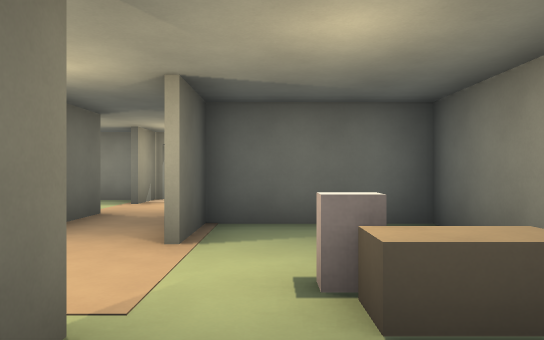
view 1 (above)

23 first-person views from a walk through a 3-D level made in the Godot game engine. The camera is 1.5 m above the floor, looks level and sees 70° across. The floor is counted in squares, 2 m on a side. Each view is taken from the middle of a square. On the plan, view 1 faces up. The plan holds only what a view shows up to about 12 squares ahead; the rest is blank. The place goes on beyond the plan. Surface patterns are stand-ins for the level's own textures.

view 2
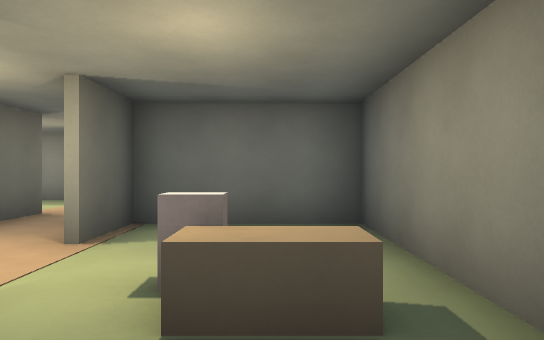

view 3
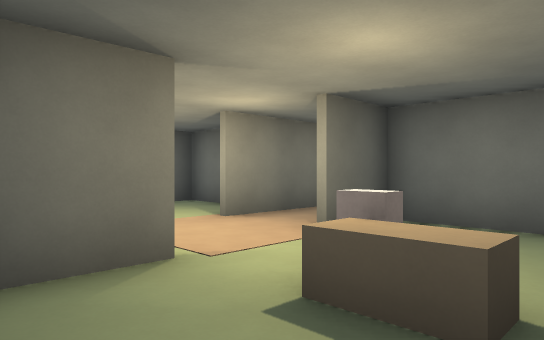

view 4
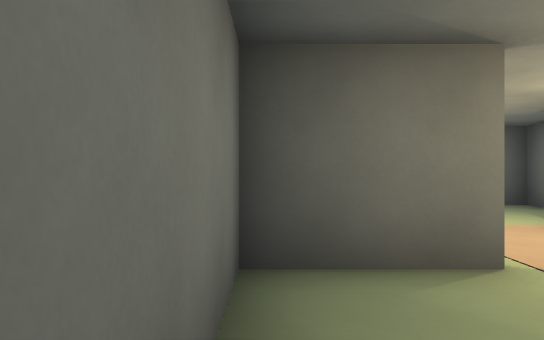

view 5
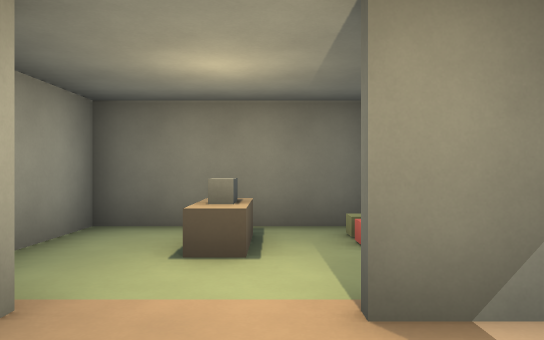

view 6
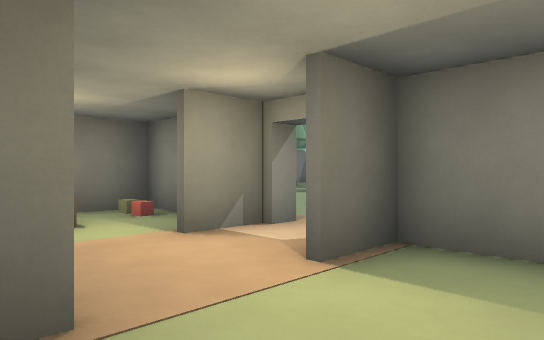

view 7
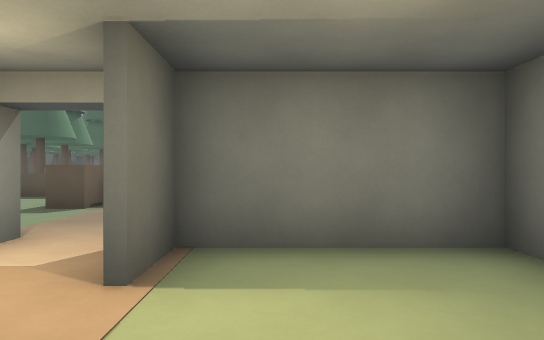

view 8
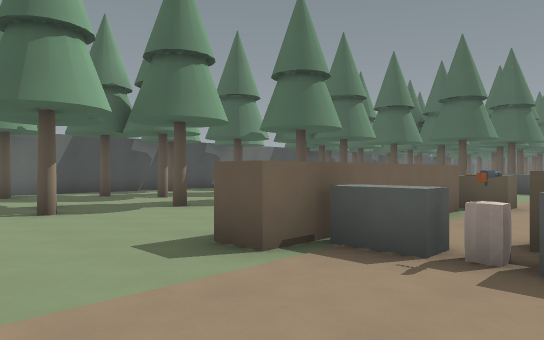

view 9
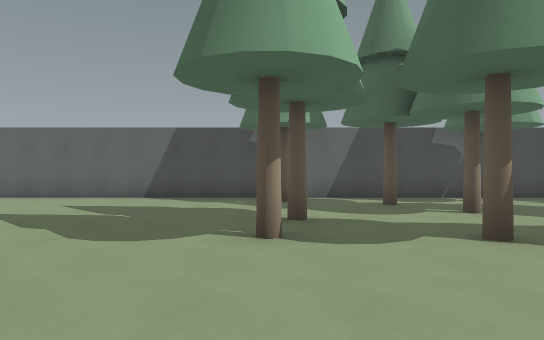

view 10
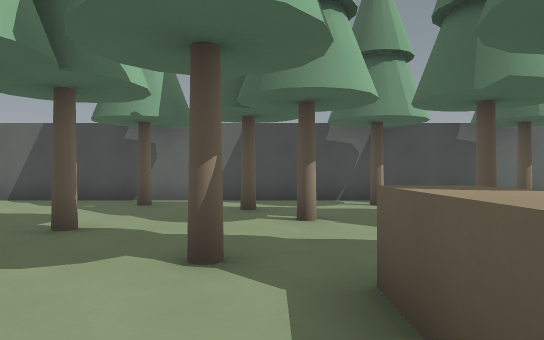

view 11
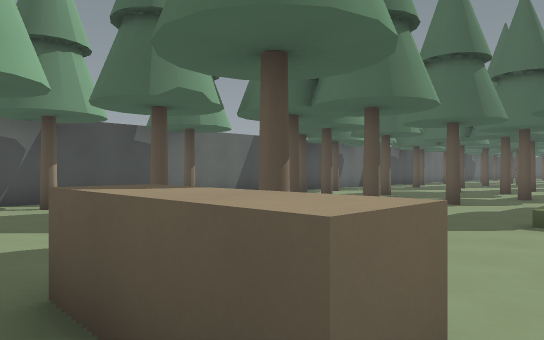

view 12
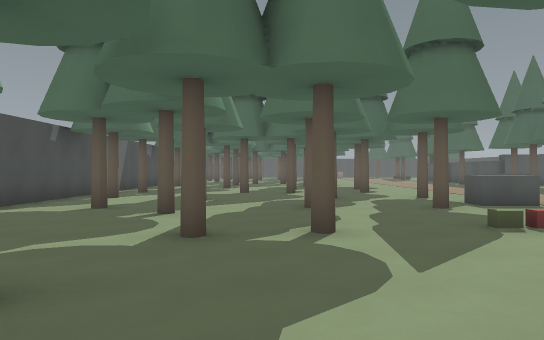

view 13
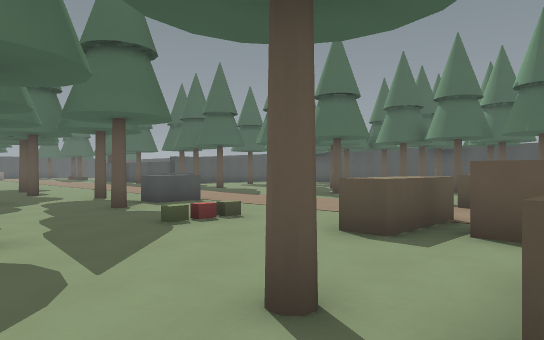

view 14
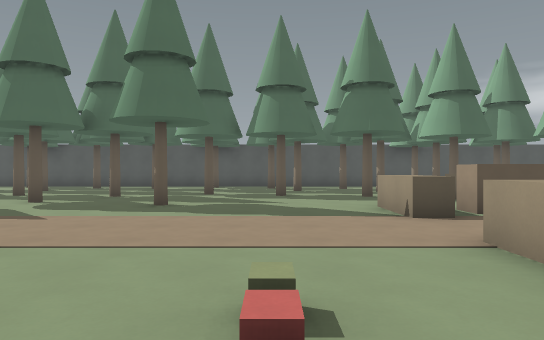

view 15
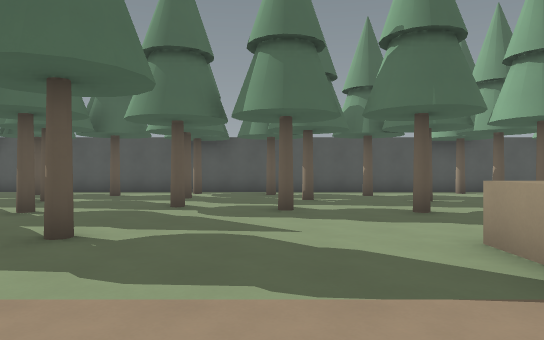

view 16
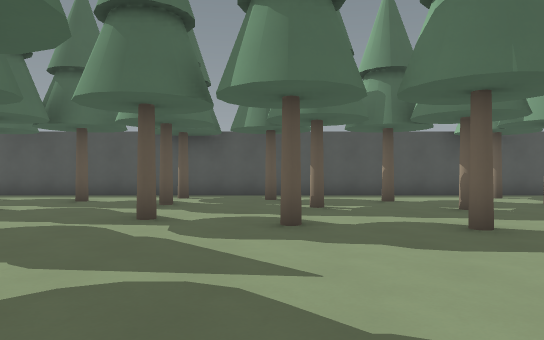

view 17
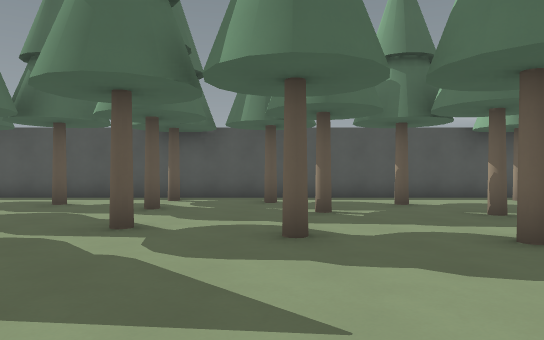

view 18
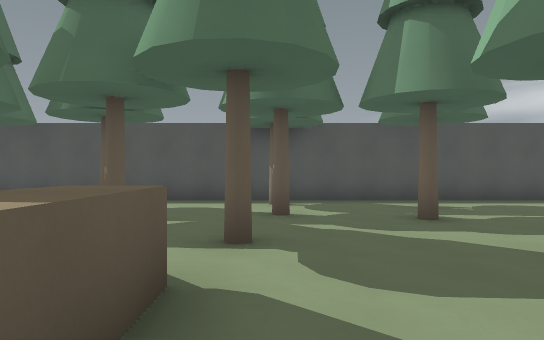

view 19
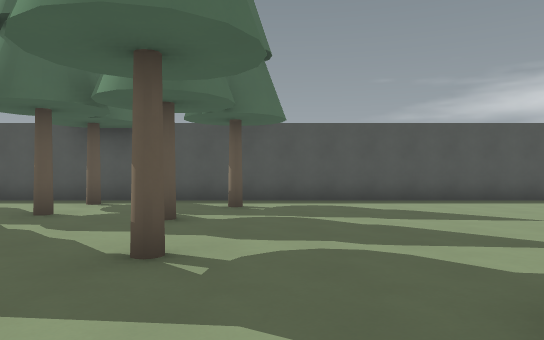

view 20
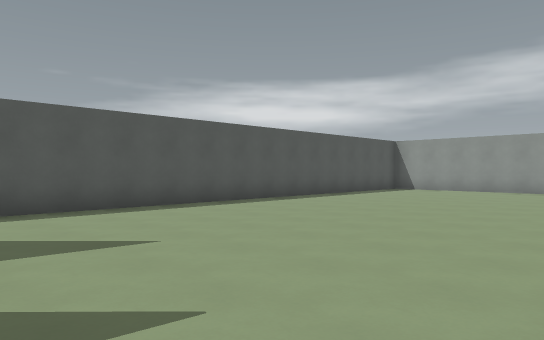

view 21
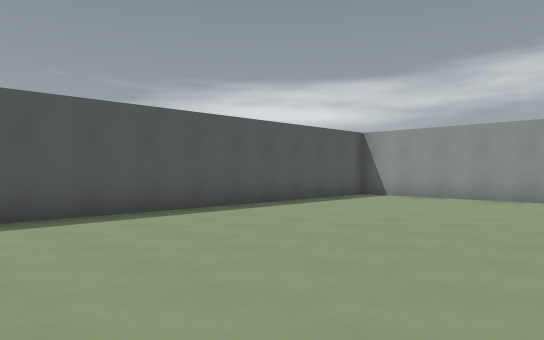

view 22
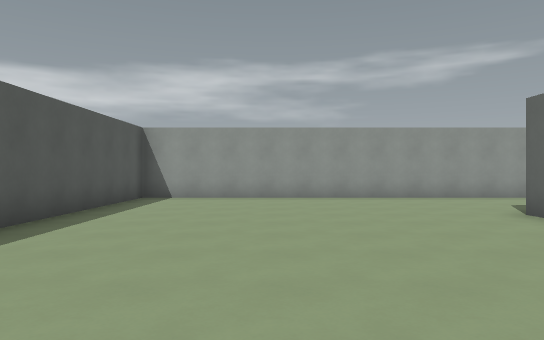

view 23
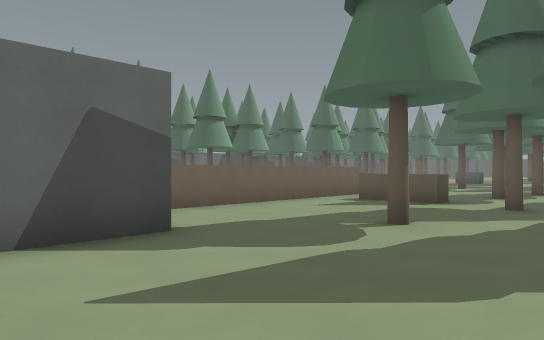

### Floor plan
Key: @ floor where view 1 was taken; # wall or solid block; . floor; ^ raised ledge; B block; O other object.
Columns run from 15 left of view 1 to 11 right of it. Each row starts with its distance up from view 1.
 29 # ..........      ... ....#
 28 #.#.........    ..........#
 27 #...#...#.#.   ..#........#
 26 #..........^.......#......#
 25 #..#...#.#................#
 24 #...#...........#...#..#..#
 23 # ........................#
 22 # .....#.OB........#....#.#
 21 # #..#................#...#
 20 #.  ......................#
 19 #...#.....BBB.BBB..#....#.#
 18 #.#........#.. #......#...#
 17 #...#...^^ #.. #.^^.......#
 16 #..#.......#.. #....#..#..#
 15 #......#...#..^#..........#
 14 #..........#^O^#..........#
 13 #.#..#.#.......#....#.#.#.#
 12 #............. #..........#
 11 #.............. ..........#
 10 #....... ####.####........#
  9 #......  #OB#.#..##.......#
  8 #....    #........ .......#
  7 #...     #B.....   .......#
  6 #.       #..#.#.. #.......#
  5          ####.#####.......#
  4           ..#.#...#.......#
  3            .......#.......#
  2              ...O.#.......#
  1               #.. #.......#
  0               #@..#.......#
 -1               #####.......#
 -2                  .........#
 -3                 ..........#
 -4                 ..........#
 -5                ############

Positions as (right, up) in squares from view 1, and headings:
1: (0, 0), facing up
2: (1, 0), facing up
3: (2, 0), facing up-left
4: (2, 0), facing left
5: (-1, 8), facing left
6: (1, 6), facing up-left
7: (0, 6), facing up
8: (-1, 11), facing up-left
9: (-4, 13), facing left
10: (-5, 16), facing left
11: (-5, 16), facing up-left
12: (-9, 17), facing up
13: (-9, 17), facing up-right
14: (-7, 22), facing right
15: (-3, 22), facing right
16: (-1, 22), facing right
17: (0, 22), facing right
18: (1, 16), facing right
19: (1, 12), facing right
20: (3, 10), facing down-right
21: (4, 6), facing down-right
22: (7, 6), facing down
23: (7, 8), facing up-left
